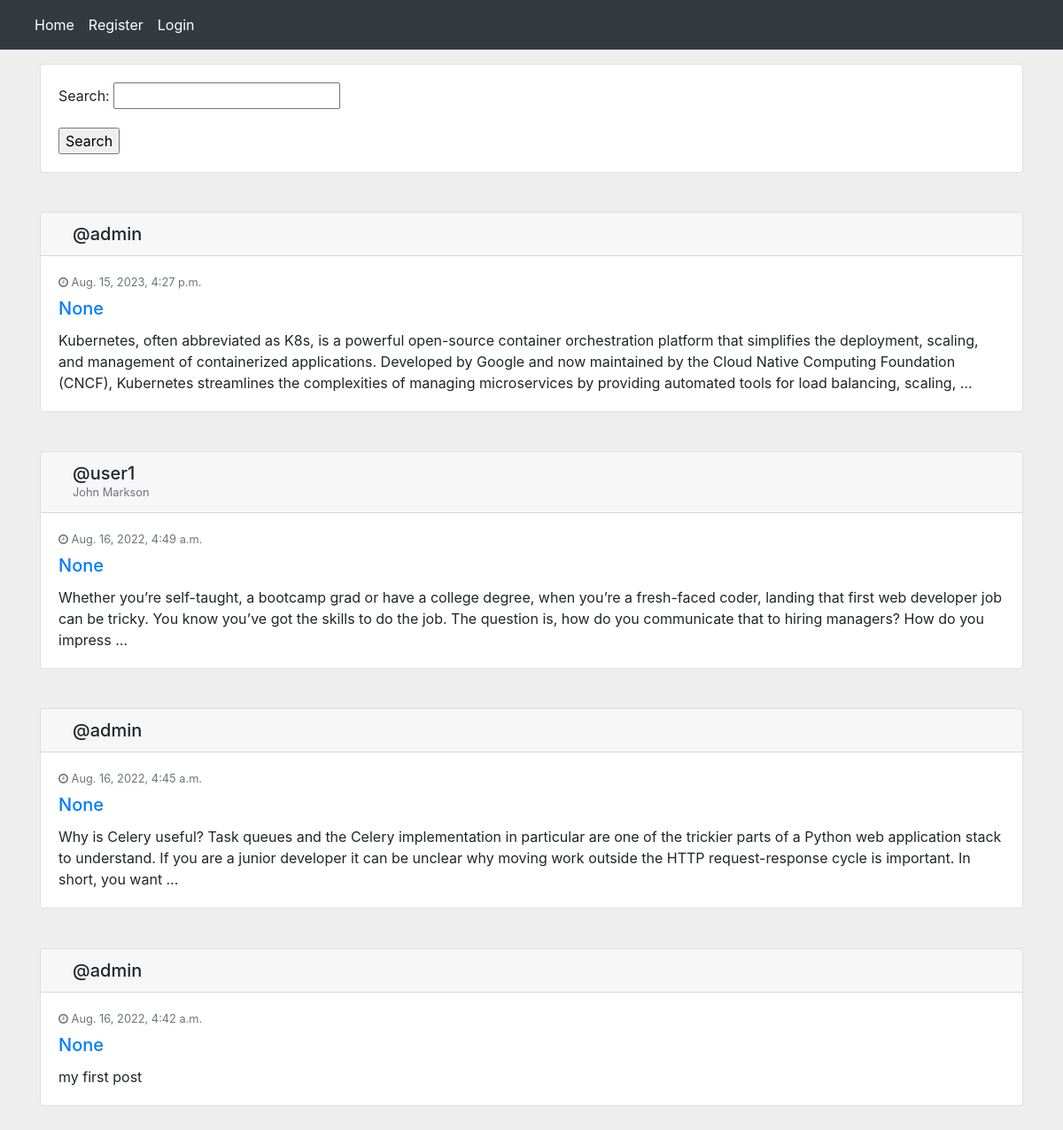
The app's page /, older data.
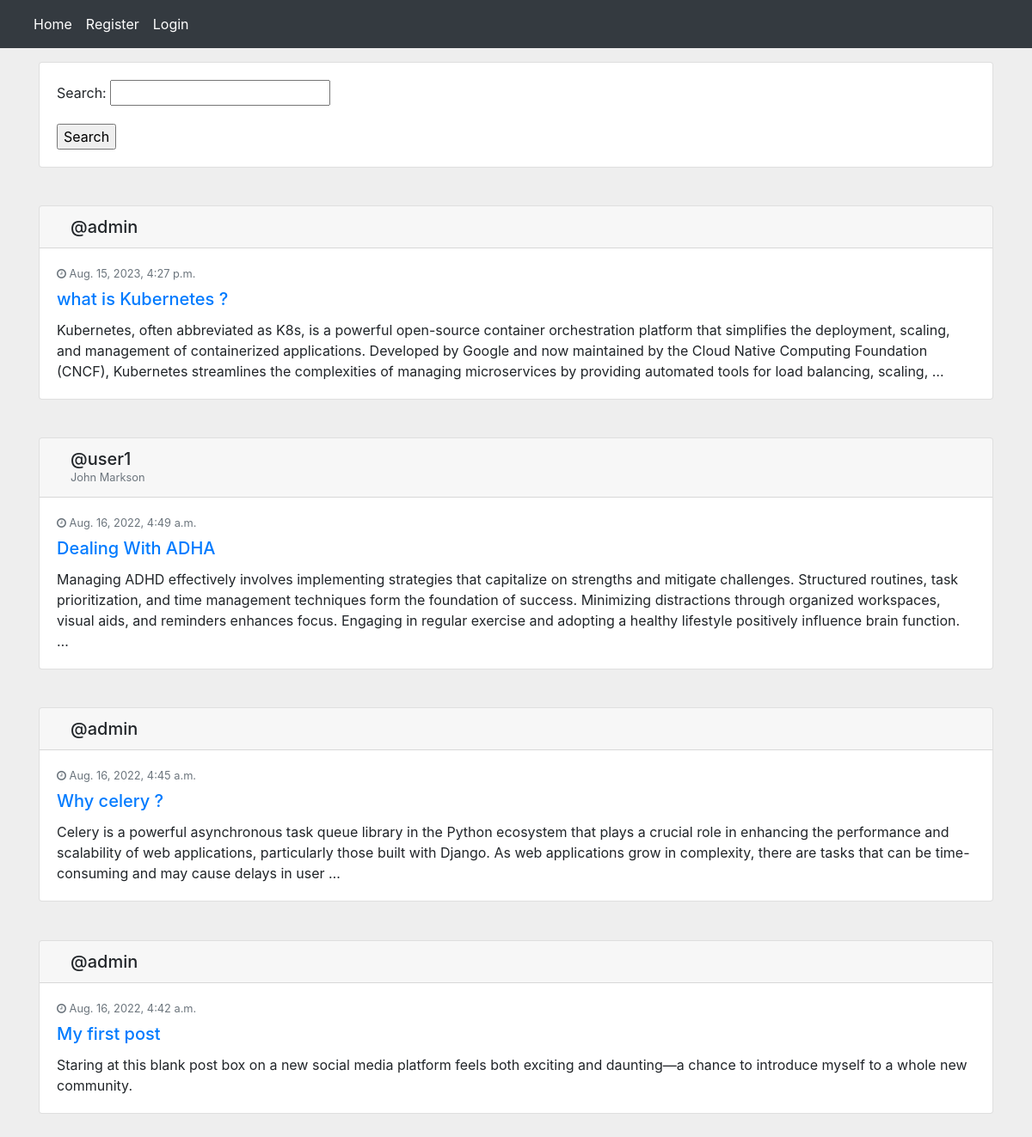
The same page, newer data.
### home/models.py (models this page shows, shortened)
class Post(models.Model):
    user = models.ForeignKey(User, on_delete=models.CASCADE, related_name='posts')
    body = models.TextField()
    slug = models.SlugField()
    title = models.CharField(max_length=100, null=True, blank=True)  # proper format to add new field after migration
    created = models.DateTimeField(auto_now_add=True)
    updated = models.DateTimeField(auto_now=True)
    class Meta:
        ordering = ('-created',)  # model wide order_by filter
    def get_absolute_url(self):
        return reverse('home:post_detail', args=(self.id, self.slug))

### home/views.py (the view)
# urls.py: path('', views.HomeView.as_view(), name="home"),
class HomeView(View):
    form_class = PostSearchForm
    def get(self, request):
        posts = Post.objects.all()
        if request.GET.get('search'):
            posts = posts.filter(body__contains=request.GET['search'])
        return render(request, 'home/index.html', {'posts': posts, 'form': self.form_class})

### home/templates/home/index.html (shortened to what this page needs)
{% extends 'base.html' %}
{% block content %}
    <div class="row">
        <div class="col-md-12">
            <div class="card gedf-card">
                <div class="card-body">
                    <form action="" method="get">
                        {{ form.as_p }}
                        <input type="submit" value="Search">
                    </form>
                </div>
            </div>
        </div>
    </div>
    <div class="row">
        <div class="col-md-12">
            {% for post in posts %}
                <div class="card gedf-card">
                    <div class="card-header">
                        <div class="d-flex justify-content-between align-items-center">
                            <div class="d-flex justify-content-between align-items-center">
                                <div class="ml-2">
                                    <div class="h5 m-0">@{{ post.user }}</div>
                                    <div class="h7 text-muted">{{ post.user.first_name }} {{ post.user.last_name }}</div>
                                </div>
                            </div>
                        </div>
                    </div>
                    <div class="card-body">
                        <div class="text-muted h7 mb-2"><i class="fa fa-clock-o"></i> {{ post.created }}</div>
                        <a class="card-link" href="{{ post.get_absolute_url }}">
                            <h5 class="card-title">{{ post.title }}</h5>
                        </a>
                        <p class="card-text">
                            {{ post.body|truncatewords:50 }}
                        </p>
                    </div>
                </div>
            {% endfor %}
        </div>
    </div>
{% endblock %}

### templates/base.html (shortened to what this page needs)
<!DOCTYPE html>
<html lang="en">
<head>
    <link href="https://cdn.jsdelivr.net/npm/bootstrap@4.1.1/dist/css/bootstrap.min.css" rel="stylesheet">
</head>
<body>
<link href="https://stackpath.bootstrapcdn.com/font-awesome/4.7.0/css/font-awesome.min.css" rel="stylesheet"
>
    {% include 'inc/navbar.html' %}
    <div class="container gedf-wrapper">
        {% block content %}{% endblock %}
    </div>
</body>
</html>

### templates/inc/navbar.html
<nav class="navbar navbar-expand-lg navbar-dark bg-dark">
  <div class="container-fluid">
      <div class="navbar-nav">
        <a class="nav-link active" href="{% url 'home:home' %}">Home</a>
          {% if request.user.is_authenticated %}
              <a class="nav-link active" href="{% url 'account:user_logout' %}">Logout</a>
              <a class="nav-link active" href="{% url 'account:user_profile' request.user.id %}">Profile</a>
          {% else %}
              <a class="nav-link active" href="{% url 'account:user_register' %}">Register</a>
              <a class="nav-link active" href="{% url 'account:user_login' %}">Login</a>
          {% endif %}
      </div>
  </div>
</nav>

### templates/base.html (style rules this page uses)
body { background-color: #eeeeee; }
.h7 { font-size: 0.8rem; }
.gedf-wrapper { margin-top: 0.97rem; }
@media (min-width: 992px) { .gedf-card { margin-bottom: 2.77rem; } }

Row changes from the older to the newer data that the page shows:
changed Post: title "None" → "what is Kubernetes ?"
changed Post "user1": title "None" → "Dealing With ADHA"; body "Whether you’re self-taught, a bootcamp grad or have a college degree, when you’re a fresh-faced coder, landing that first web developer job can be tricky. You know you’ve got the skills to do the job. The question is, how do you communicate that to hiring managers? How do you impress …" → "Managing ADHD effectively involves implementing strategies that capitalize on strengths and mitigate challenges. Structured routines, task prioritization, and time management techniques form the foundation of success. Minimizing distractions through organized workspaces, visual aids, and reminders enhances focus. Engaging in regular exercise and adopting a healthy lifestyle positively influence brain function. …"
changed Post: title "None" → "Why celery ?"; body "Why is Celery useful? Task queues and the Celery implementation in particular are one of the trickier parts of a Python web application stack to understand. If you are a junior developer it can be unclear why moving work outside the HTTP request-response cycle is important. In short, you want …" → "Celery is a powerful asynchronous task queue library in the Python ecosystem that plays a crucial role in enhancing the performance and scalability of web applications, particularly those built with Django. As web applications grow in complexity, there are tasks that can be time-consuming and may cause delays in user …"
changed Post: title "None" → "My first post"; body "my first post" → "Staring at this blank post box on a new social media platform feels both exciting and daunting—a chance to introduce myself to a whole new community."
